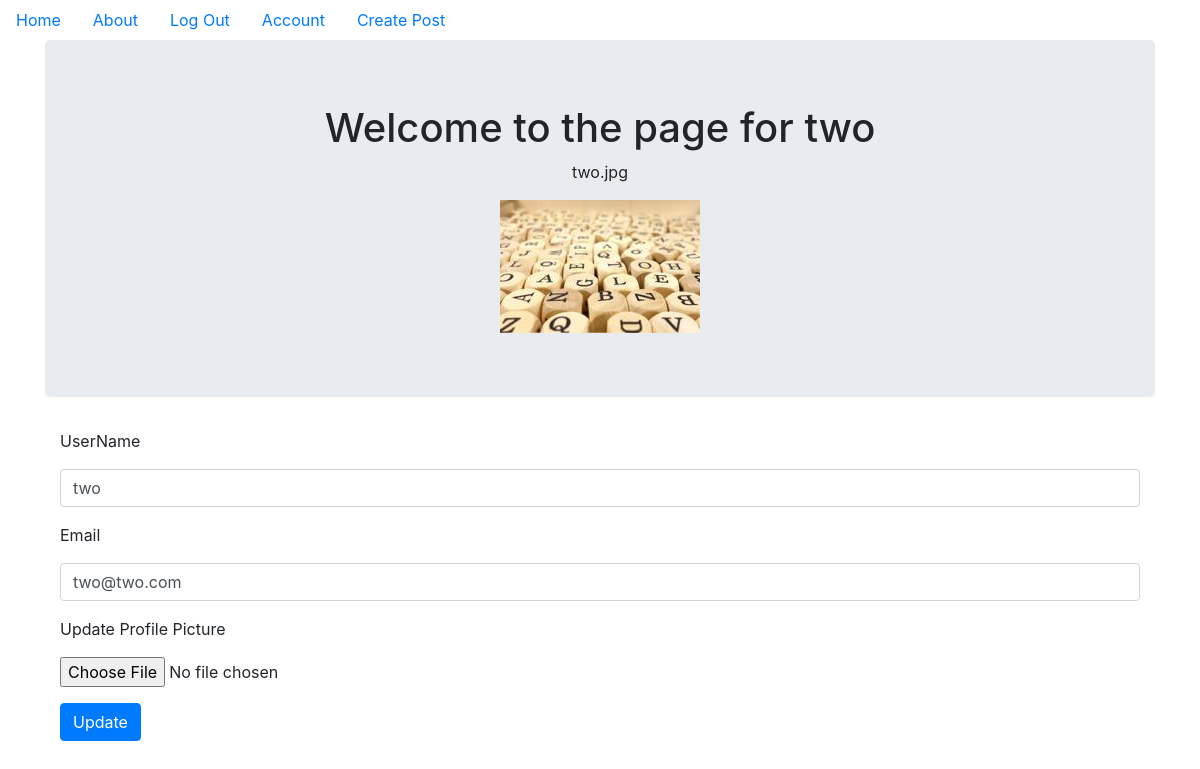
/account (signed in), run on the app's committed database.
### pupblog/models.py (models this page shows, shortened)
class User(db.Model,UserMixin):
  __tablename__ = "users"
  id = db.Column(db.Integer, primary_key=True)
  profile_image = db.Column(db.String(64),nullable=False,default="default_profile.png")
  email = db.Column(db.String(64), unique=True, index=True)
  username = db.Column(db.String(64), unique=True, index=True)
  password_hash = db.Column(db.String(128))
  posts = db.relationship('BlogPost', backref='author', lazy=True)

### pupblog/users/views.py (the view)
@users.route('/account', methods=['GET', 'POST'])
@login_required
def account():
  form = UpdateUserForm()
  if form.validate_on_submit():
    if form.picture.data:
      username = current_user.username
      pic = add_profile_pic(form.picture.data, username)
      current_user.profile_image = pic
    current_user.username = form.username.data
    current_user.email = form.email.data
    db.session.commit()
    flash('User Account Updated')
    return redirect(url_for('users.account'))
  elif request.method == 'GET':
    form.username.data = current_user.username
    form.email.data = current_user.email
  profile_image = url_for('static', filename='profile_pics/'+current_user.profile_image)
  return render_template('account.html', profile_image=profile_image, form=form)

### pupblog/users/forms.py (shortened to what this page needs)
class UpdateUserForm(FlaskForm):
  email = StringField('Email', validators=[DataRequired(), Email()])
  username = StringField('UserName', validators=[DataRequired()])
  picture = FileField('Update Profile Picture', validators=[FileAllowed(['jpg', 'png'])])
  submit = SubmitField('Update')

### pupblog/models.py (called while the page is built)
@login_manager.user_loader
def user_loader(user_id):
  return User.query.get(user_id)

### pupblog/templates/account.html (shortened to what this page needs)
{% extends "base.html" %}
{% block content %}
<div class="jumbotron">
  <div align='center'>
    <h1>Welcome to the page for  {{ current_user.username }}</h1>
    <p>{{ current_user.profile_image }}</p>
    <img align="center" src="{{ url_for('static', filename='profile_pics/'+current_user.profile_image)}}" alt="">
  </div>
</div>
<div class="container">
  <form method="POST" action="" enctype="multipart/form-data">
    <div class="form-group">
        {{ form.username.label(class="form-group")}}
        {{ form.username(class="form-control") }}
    </div>
    <div class="form-group">
        {{ form.email.label(class="form-group")}}
        {{ form.email(class="form-control") }}
    </div>
    <div class="form-group">
        {{ form.picture.label(class="form-group")}}
        {{ form.picture(class="form-control-file") }}
    </div>
    <div class="form-group">
        {{ form.submit(class="btn btn-primary") }}
    </div>
  </form>
</div>
{% endblock %}

### data on the page
User: username "two", profile_image "two.jpg", profile_image (picture), email "two@two.com"
